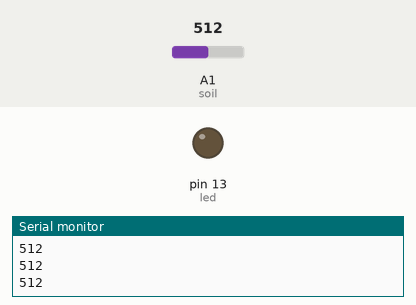
Bench run of a sketch on a simulated Arduino Uno, built with avr-gcc and run on an emulated ATmega328P. Shown: output pins drawn as LEDs (lit = HIGH), the last lines printed to the serial monitor. The test bench sets the inputs (shaded band); at power-on: A1 (soil) = 512.

Above: at 1.2 s.
1.3 s: A1 (soil) set to 837
2.8 s: A1 (soil) set to 864
At 3.6 s:
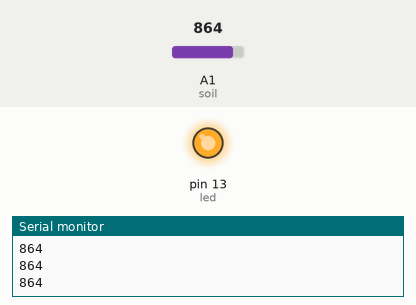
4.4 s: A1 (soil) set to 840
At 5.0 s:
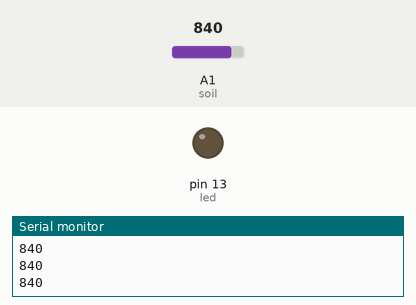
6.0 s: A1 (soil) set to 860
At 7.4 s:
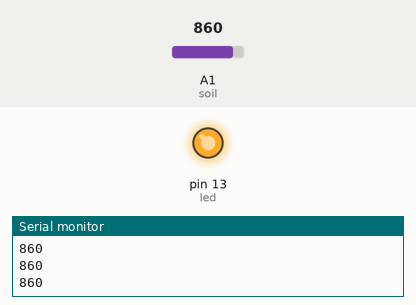
Timing chart, 0 to 8.6 s (numbered marks = the images above; inputs shaded):
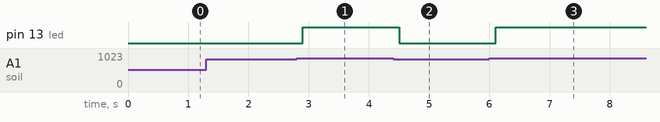

Measured:
- the behaviour switches between 850 and 851 on A1 (soil) (found by bisection; images 0 and 1)
- after the input at 2.8 s, pin 13 (led): LOW → HIGH after 0.10 s
- after the input at 4.4 s, pin 13 (led): HIGH → LOW after 0.11 s
- after the input at 6.0 s, pin 13 (led): LOW → HIGH after 0.11 s

The sketch:

soil_humdity.ino
```cpp
int soil = A1;
int val = 0;
int led = 13;
void setup() {
  pinMode(soil,INPUT);
  pinMode(led,OUTPUT);
  Serial.begin(9600);

}

void loop() {
val = analogRead(soil);
Serial.println(val);
delay(100);


if(val>850){
  digitalWrite(led,HIGH);
}
else{
  digitalWrite(led,LOW);
}
delay(100);

}
```
